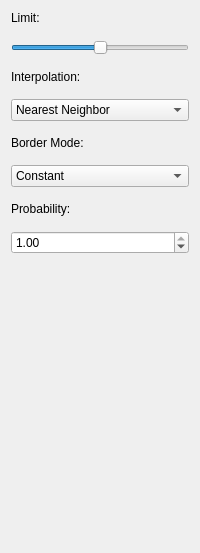
              <widget class="QWidget" name="rotate">
               <layout class="QVBoxLayout" name="verticalLayout_86">
                <property name="spacing">
                 <number>15</number>
                </property>
                <item>
                 <widget class="QLabel" name="label_119">
                  <property name="text">
                   <string>Limit:</string>
                  </property>
                 </widget>
                </item>
                <item>
                 <widget class="QSlider" name="rotate_limit">
                  <property name="minimum">
                   <number>-360</number>
                  </property>
                  <property name="maximum">
                   <number>360</number>
                  </property>
                  <property name="pageStep">
                   <number>1</number>
                  </property>
                  <property name="value">
                   <number>1</number>
                  </property>
                  <property name="orientation">
                   <enum>Qt::Horizontal</enum>
                  </property>
                 </widget>
                </item>
                <item>
                 <widget class="QLabel" name="label_120">
                  <property name="text">
                   <string>Interpolation:</string>
                  </property>
                 </widget>
                </item>
                <item>
                 <widget class="QComboBox" name="rotate_inter_options">
                  <item>
                   <property name="text">
                    <string>Nearest Neighbor</string>
                   </property>
                  </item>
                  <item>
                   <property name="text">
                    <string>Bilinear</string>
                   </property>
                  </item>
                  <item>
                   <property name="text">
                    <string>Bicubic</string>
                   </property>
                  </item>
                  <item>
                   <property name="text">
                    <string>Lanczos</string>
                   </property>
                  </item>
                 </widget>
                </item>
                <item>
                 <widget class="QLabel" name="label_121">
                  <property name="text">
                   <string>Border Mode:</string>
                  </property>
                 </widget>
                </item>
                <item>
                 <widget class="QComboBox" name="rotate_border_options">
                  <item>
                   <property name="text">
                    <string>Constant</string>
                   </property>
                  </item>
                  <item>
                   <property name="text">
                    <string>Replicate</string>
                   </property>
                  </item>
                  <item>
                   <property name="text">
                    <string>Reflect</string>
                   </property>
                  </item>
                  <item>
                   <property name="text">
                    <string>Wrap</string>
                   </property>
                  </item>
                  <item>
                   <property name="text">
                    <string>Reflect 101</string>
                   </property>
                  </item>
                 </widget>
                </item>
                <item>
                 <widget class="QLabel" name="label_122">
                  <property name="text">
                   <string>Probability:</string>
                  </property>
                 </widget>
                </item>
                <item>
                 <widget class="QDoubleSpinBox" name="rotate_p">
                  <property name="decimals">
                   <number>2</number>
                  </property>
                  <property name="maximum">
                   <double>1.000000000000000</double>
                  </property>
                  <property name="singleStep">
                   <double>0.010000000000000</double>
                  </property>
                  <property name="value">
                   <double>1.000000000000000</double>
                  </property>
                 </widget>
                </item>
                <item>
                 <spacer name="verticalSpacer_11">
                  <property name="orientation">
                   <enum>Qt::Vertical</enum>
                  </property>
                  <property name="sizeHint" stdset="0">
                   <size>
                    <width>20</width>
                    <height>288</height>
                   </size>
                  </property>
                 </spacer>
                </item>
               </layout>
              </widget>
